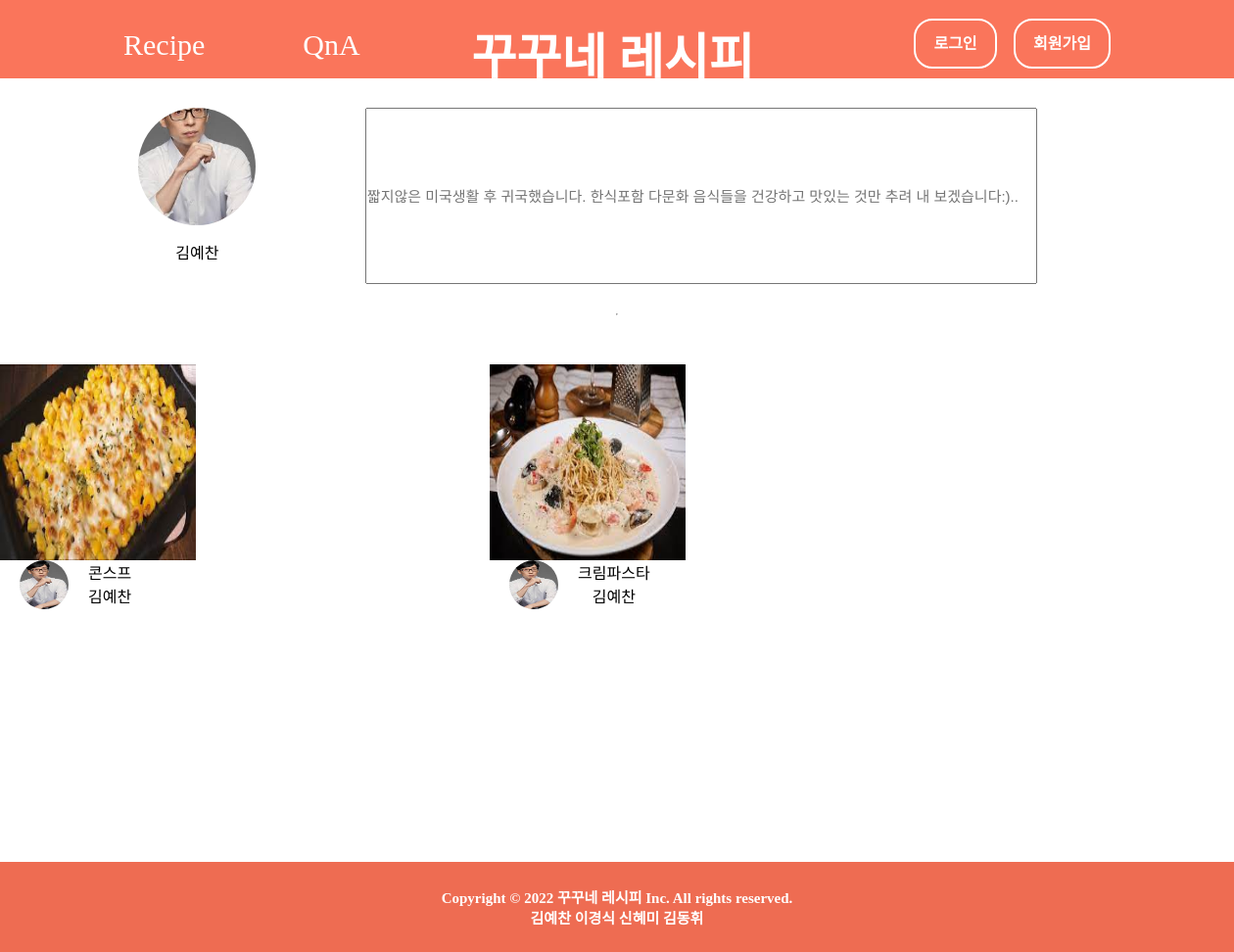
The page /카톡백업자료/project/userpage.php?food_no=54&user_no=1 on the database its author committed.
### tables this page shows
CREATE TABLE IF NOT EXISTS `t_user` (
  `user_no` int(10) unsigned NOT NULL AUTO_INCREMENT,
  `uid` varchar(10) NOT NULL,
  `upw` varchar(10) NOT NULL,
  `nm` varchar(10) NOT NULL,
  `birth` date NOT NULL,
  `gender` int(10) unsigned DEFAULT NULL CHECK (`gender` in (0,1)),
  `created_at` datetime DEFAULT curtime(),
  `profile_img` varchar(200) DEFAULT NULL,
  `ctnt` varchar(1000) DEFAULT NULL,
  PRIMARY KEY (`user_no`),
  UNIQUE KEY `uid` (`uid`)
);

CREATE TABLE IF NOT EXISTS `f_board` (
  `food_no` int(10) unsigned NOT NULL AUTO_INCREMENT,
  `food_img` varchar(100) DEFAULT NULL,
  `food_title` varchar(100) NOT NULL,
  `food_url` varchar(1000) DEFAULT NULL,
  `food_ctnt` varchar(3000) NOT NULL,
  `food_view` int(11) DEFAULT 0,
  `user_no` int(10) unsigned NOT NULL,
  `ctgr_no` int(10) unsigned NOT NULL,
  `created_at` datetime DEFAULT curtime(),
  PRIMARY KEY (`food_no`),
  KEY `user_no` (`user_no`),
  KEY `ctgr_no` (`ctgr_no`),
  CONSTRAINT `f_board_ibfk_1` FOREIGN KEY (`user_no`) REFERENCES `t_user` (`user_no`),
  CONSTRAINT `f_board_ibfk_2` FOREIGN KEY (`ctgr_no`) REFERENCES `c_board` (`ctgr_no`)
);

### 카톡백업자료/project/db/db_board.php (called while the page is built, shortened)
<?php
    function sel_user_page(&$param) {
        $user_no = $param["user_no"];
        $sql =
        "   SELECT A.food_img, A.food_title, A.created_at, B.profile_img,
                   B.nm, B.ctnt, B.user_no
            FROM   f_board A
            INNER JOIN t_user B
            ON A.user_no = B.user_no
            WHERE A.user_no = $user_no
        ";
        $conn = get_conn();
        $result = mysqli_query($conn, $sql);
        return $result;
    }

### 카톡백업자료/project/userpage.php (the view, shortened to what this page needs)
<?php
    include_once "header.php";
    include_once 'db/db_board.php';
    $user_no = $_GET["user_no"];
    $param = [
        "user_no" => $user_no
    ];
    $user = sel_user_page($param);
    $user_array = mysqli_fetch_assoc($user);
?>
<!DOCTYPE html>
<html lang="en">
<head>
    <link rel="stylesheet" href="css/header.css">
    <link rel="stylesheet" href="css/userpage.css">
 </head>
<body>
<div class="container">
    <main>
        <div class="header">
                <div class="box1">
                        <img src="/project/img/profile/<?=$user_no?>/<?=$user_array["profile_img"]?>" >
                </div>
                <div class="box2">
                    <?=$user_array["nm"]?>
                </div>
                <?php
                    if(empty($user_array["ctnt"])) {
                ?>
                    <div class="box3"><input placeholder="자기소개가 없습니다." readonly></div>
                <?php } else { ?>
                    <div class="box3"><input placeholder="<?=$user_array["ctnt"]?>" readonly></div>
                <?php } ?>
                <div class="box4"></div>
        </div>
            <hr>
        <div class="main">
           <?php
                foreach($user as $item){
            ?>
            <ul>
               <li class="flex"><img src="/project/img/board/<?=$item['food_img']?>"></li>
               <div class="title">
                    <li class="profile"><img src="/project/img/profile/<?=$item["user_no"]?>/<?=$item['profile_img']?>"></li>
                    <li><?=$item['food_title']?><br><?=$item['nm']?></li>
               </div>
           </ul>
            <?php
                }
            ?>
        </div>
    </main>
    </div>
        <?php
        include_once "footer.php";
        ?>
</body>
</html>

### 카톡백업자료/project/css/header.css (style rules this page uses)
* { margin: 0; padding: 0; list-style: none; text-decoration: none; box-sizing: border-box; }

### 카톡백업자료/project/css/userpage.css (style rules this page uses)
* { box-sizing: border-box; margin: 0; padding: 0; }
main { display: flex; flex-direction: column; justify-content: center; align-items: center; }
.container { height: 100vh; }
.header { display: grid; grid-template-columns: 1fr 2fr 0.5fr; grid-template-rows: 3fr 1fr; padding: 30px; text-align: center; width: 100%; }
.box1 { grid-column: 1/2; grid-row: 1/2; }
.box1 > img { width: 120px; height: 120px; border-radius: 50%; object-fit: cover; }
.box2 { grid-column: 1/2; grid-row: 2/3; }
.box3 { grid-column: 2/3; grid-row: 1/3; }
.box4 { grid-column: 3/4; grid-row: 2/3; }
input { width: 100%; height: 180px; font-size: 15px; }
.main { display:grid; grid-template-columns: 500px 500px 500px; padding-left: 20px; width: 1300px; }
.flex { display: flex; }
.main img { width:200px; height:200px; }
.profile img { width:50px; height:50px; border-radius:50%; }
.main ul { margin-right: 50px; margin-top: 50px; }
.title { display: flex; height:50px; }
.title li { margin-left: 20px; text-align: center; }

### 카톡백업자료/project/css/footer.css (style rules this page uses)
* { margin: 0; padding: 0; }

### rows shown on the page
t_user: profile_img (picture), nm "김예찬", ctnt "짧지않은 미국생활 후 귀국했습니다. 한식포함 다문화 음식들을 건강하고 맛있는 것만 추려 내 보겠습니다:).."
f_board: food_img (picture), user_no.profile_img (picture), food_title "콘스프", user_no.nm "김예찬"
f_board: food_img (picture), user_no.profile_img (picture), food_title "크림파스타", user_no.nm "김예찬"
